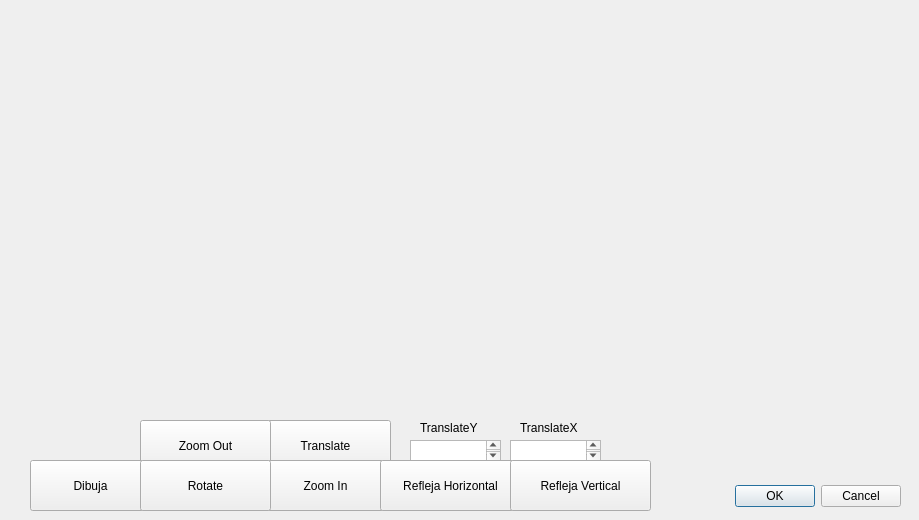
<?xml version="1.0" encoding="UTF-8"?>
<ui version="4.0">
 <class>prismaRectangular</class>
 <widget class="QDialog" name="prismaRectangular">
  <property name="geometry">
   <rect>
    <x>0</x>
    <y>0</y>
    <width>919</width>
    <height>520</height>
   </rect>
  </property>
  <property name="windowTitle">
   <string>Dialog</string>
  </property>
  <widget class="QDialogButtonBox" name="buttonBox">
   <property name="geometry">
    <rect>
     <x>560</x>
     <y>480</y>
     <width>341</width>
     <height>32</height>
    </rect>
   </property>
   <property name="orientation">
    <enum>Qt::Horizontal</enum>
   </property>
   <property name="standardButtons">
    <set>QDialogButtonBox::Cancel|QDialogButtonBox::Ok</set>
   </property>
  </widget>
  <widget class="QLabel" name="label">
   <property name="geometry">
    <rect>
     <x>520</x>
     <y>420</y>
     <width>71</width>
     <height>16</height>
    </rect>
   </property>
   <property name="text">
    <string>TranslateX</string>
   </property>
  </widget>
  <widget class="QPushButton" name="pushButton_2">
   <property name="geometry">
    <rect>
     <x>260</x>
     <y>420</y>
     <width>131</width>
     <height>51</height>
    </rect>
   </property>
   <property name="text">
    <string>Translate</string>
   </property>
  </widget>
  <widget class="QPushButton" name="pushButton_3">
   <property name="geometry">
    <rect>
     <x>140</x>
     <y>420</y>
     <width>131</width>
     <height>51</height>
    </rect>
   </property>
   <property name="text">
    <string>Zoom Out</string>
   </property>
  </widget>
  <widget class="QPushButton" name="pushButton_4">
   <property name="geometry">
    <rect>
     <x>260</x>
     <y>460</y>
     <width>131</width>
     <height>51</height>
    </rect>
   </property>
   <property name="text">
    <string>Zoom In</string>
   </property>
  </widget>
  <widget class="QTextEdit" name="transX">
   <property name="geometry">
    <rect>
     <x>510</x>
     <y>440</y>
     <width>91</width>
     <height>21</height>
    </rect>
   </property>
  </widget>
  <widget class="QPushButton" name="pushButton">
   <property name="geometry">
    <rect>
     <x>30</x>
     <y>460</y>
     <width>121</width>
     <height>51</height>
    </rect>
   </property>
   <property name="text">
    <string>Dibuja</string>
   </property>
  </widget>
  <widget class="QLabel" name="label_2">
   <property name="geometry">
    <rect>
     <x>420</x>
     <y>420</y>
     <width>71</width>
     <height>16</height>
    </rect>
   </property>
   <property name="text">
    <string>TranslateY</string>
   </property>
  </widget>
  <widget class="QTextEdit" name="transY">
   <property name="geometry">
    <rect>
     <x>410</x>
     <y>440</y>
     <width>91</width>
     <height>21</height>
    </rect>
   </property>
  </widget>
  <widget class="QPushButton" name="pushButton_5">
   <property name="geometry">
    <rect>
     <x>140</x>
     <y>460</y>
     <width>131</width>
     <height>51</height>
    </rect>
   </property>
   <property name="text">
    <string>Rotate</string>
   </property>
  </widget>
  <widget class="QPushButton" name="pushButton_6">
   <property name="geometry">
    <rect>
     <x>380</x>
     <y>460</y>
     <width>141</width>
     <height>51</height>
    </rect>
   </property>
   <property name="text">
    <string>Refleja Horizontal</string>
   </property>
  </widget>
  <widget class="QPushButton" name="pushButton_7">
   <property name="geometry">
    <rect>
     <x>510</x>
     <y>460</y>
     <width>141</width>
     <height>51</height>
    </rect>
   </property>
   <property name="text">
    <string>Refleja Vertical</string>
   </property>
  </widget>
 </widget>
 <resources/>
 <connections>
  <connection>
   <sender>buttonBox</sender>
   <signal>accepted()</signal>
   <receiver>prismaRectangular</receiver>
   <slot>accept()</slot>
   <hints>
    <hint type="sourcelabel">
     <x>248</x>
     <y>254</y>
    </hint>
    <hint type="destinationlabel">
     <x>157</x>
     <y>274</y>
    </hint>
   </hints>
  </connection>
  <connection>
   <sender>buttonBox</sender>
   <signal>rejected()</signal>
   <receiver>prismaRectangular</receiver>
   <slot>reject()</slot>
   <hints>
    <hint type="sourcelabel">
     <x>316</x>
     <y>260</y>
    </hint>
    <hint type="destinationlabel">
     <x>286</x>
     <y>274</y>
    </hint>
   </hints>
  </connection>
 </connections>
</ui>
